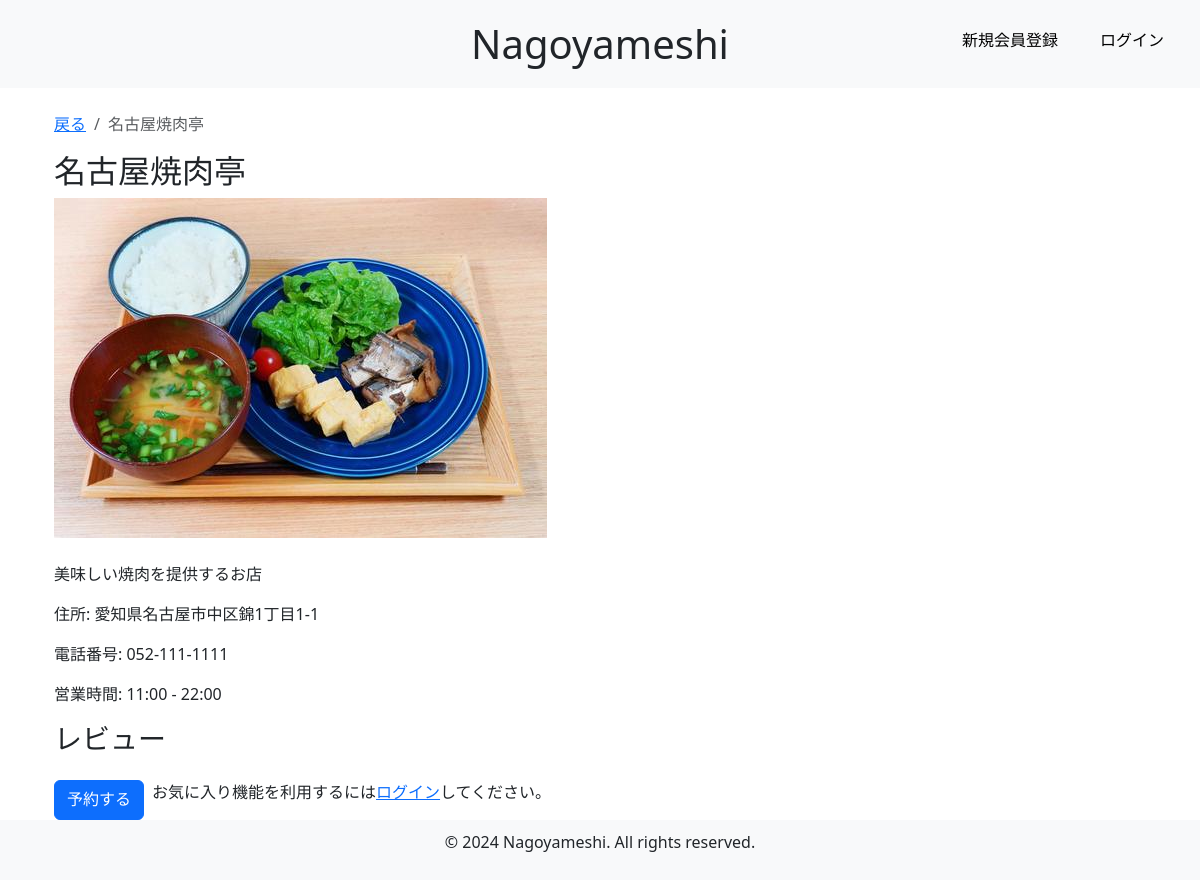
/restaurants/1/, run on an earlier commit of the app's database.
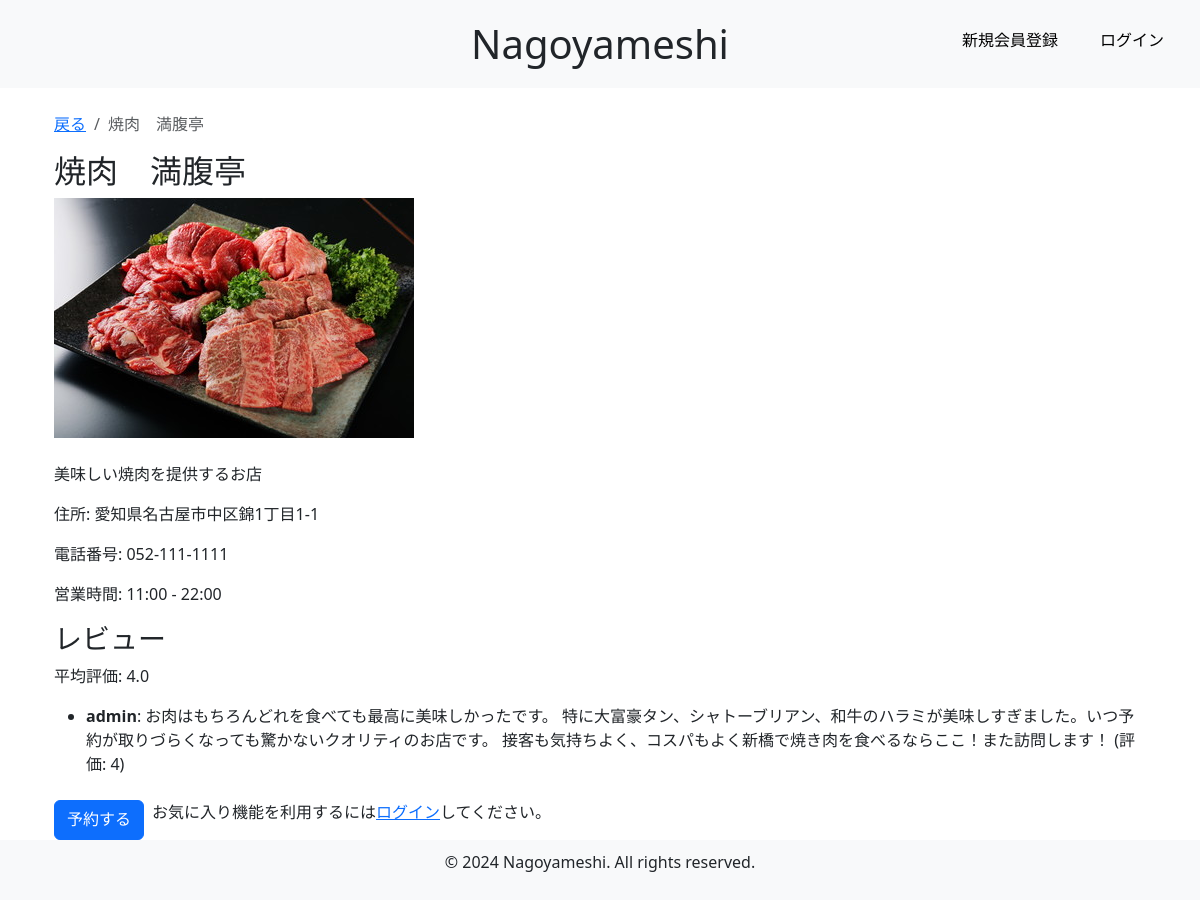
And on a later commit of the database.
### nagoyameshi/models.py (models this page shows, shortened)
class Restaurant(models.Model):
    name = models.CharField(max_length=200)
    price = models.PositiveIntegerField()
    description = models.TextField()
    postal_code = models.CharField(max_length=10)
    address = models.CharField(max_length=200)
    phone_number = models.CharField(max_length=15)
    open_time = models.TimeField()
    close_time = models.TimeField()
    created_at = models.DateTimeField(auto_now_add=True)
    updated_at = models.TimeField(auto_now=True)
    img = models.ImageField(upload_to='restaurant_images/')
    category = models.ForeignKey(Category, on_delete=models.CASCADE, null=True, blank=True)

class Review(models.Model):
    restaurant = models.ForeignKey(Restaurant, on_delete=models.CASCADE)
    user = models.ForeignKey(CustomUser, on_delete=models.CASCADE)
    rating = models.PositiveIntegerField()
    comment = models.TextField()
    created_at = models.DateTimeField(auto_now_add=True)

class CustomUser(AbstractUser):#フィールドとメソッド（PW検証など）を継承
    username = None  # usernameフィールドを無効化（DBから削除）
    email = models.EmailField(unique=True)  # DB内のメールアドレスを一意に設定
    full_name = models.CharField(max_length=100)#以下フィールドの設定
    furigana = models.CharField(max_length=100)
    postal_code = models.CharField(max_length=10)
    address = models.CharField(max_length=200)
    phone_number = models.CharField(max_length=15)
    birthdate = models.DateField(null=True, blank=True)
    occupation = models.CharField(max_length=100)
    stripe_customer_id = models.CharField(max_length=255, null=True, blank=True)#ストライプAPI
    stripe_subscription_id = models.CharField(max_length=255, null=True, blank=True)#ストライプAPI
    is_end_user = models.BooleanField(default=False)#カスタムでエンドユーザーかどうかのフラグを追加
    is_admin_user = models.BooleanField(default=False)#管理者かどうかのフラグを追加
    is_subscription_user = models.BooleanField(default=False)  # 有料会員かどうかのフラグを追加
    USERNAME_FIELD = 'email'  # メールアドレスを認証に使用
    REQUIRED_FIELDS = ['full_name', 'furigana', 'postal_code', 'address', 'phone_number', 'birthdate', 'occupation']
    objects = CustomUserManager()  ### CustomUserManagerをオブジェクトとして設定

### nagoyameshi/views.py (the view)
# urls.py: path('restaurants/<int:pk>/', RestaurantDetailView.as_view(), name='restaurant_detail'),
class RestaurantDetailView(DetailView):
    model = Restaurant
    template_name = 'restaurant_detail.html'
    context_object_name = 'restaurant'
    def get_context_data(self, **kwargs):
        context = super().get_context_data(**kwargs)
        context['reviews'] = Review.objects.filter(restaurant=self.object)
        avg_rating = Review.objects.filter(restaurant=self.object).aggregate(Avg('rating'))['rating__avg']
        context['avg_rating'] = round(avg_rating, 2) if avg_rating else None
        return context

### nagoyameshi/templates/restaurant_detail.html (shortened to what this page needs)
{% extends 'base.html' %}
{% block content %}
<div class="container mt-4">
    <nav aria-label="breadcrumb">
        <ol class="breadcrumb">
            <li class="breadcrumb-item"><a href="{% url 'restaurant_list' %}">戻る</a></li>
            <li class="breadcrumb-item active" aria-current="page">{{ restaurant.name }}</li>
        </ol>
    </nav>
    <h2>{{ restaurant.name }}</h2>
    <img src="{{ restaurant.img.url }}" class="img-fluid mb-4" alt="{{ restaurant.name }}">
    <p>{{ restaurant.description }}</p>
    <p>住所: {{ restaurant.address }}</p>
    <p>電話番号: {{ restaurant.phone_number }}</p>
    <p>営業時間: {{ restaurant.open_time }} - {{ restaurant.close_time }}</p>
    <h3>レビュー</h3>
    <div>
        {% if avg_rating %}
        <p>平均評価: {{ avg_rating }}</p>
        {% endif %}
    </div>
    <ul>
        {% for review in reviews %}
        <li>
            <strong>{{ review.user.full_name }}</strong>: {{ review.comment }} (評価: {{ review.rating }})
        </li>
        {% endfor %}
    </ul>
    <div class="d-flex gap-2 mt-4">
        <a href="{% if request.user.is_authenticated %}{% url 'make_reservation' restaurant.id %}{% else %}{% url 'login' %}{% endif %}" class="btn btn-primary">予約する</a>
        {% if request.user.is_authenticated %}
        <form method="post" action="{% url 'add_to_favorites' restaurant.id %}" class="mb-0">
            {% csrf_token %}
            <button type="submit" class="btn btn-primary">お気に入り追加</button>
        </form>
        <a href="{% url 'add_review' restaurant.id %}" class="btn btn-primary">レビューを投稿する</a>
        {% else %}
        <p>お気に入り機能を利用するには<a href="{% url 'login' %}">ログイン</a>してください。</p>
        {% endif %}
    </div>
</div>
{% endblock %}

### nagoyameshi/templates/base.html (shortened to what this page needs)
<!DOCTYPE html>
<html lang="ja">
<head>
    <link href="https://cdn.jsdelivr.net/npm/bootstrap@5.3.0-alpha3/dist/css/bootstrap.min.css" rel="stylesheet">
    <link rel="stylesheet" href="https://cdnjs.cloudflare.com/ajax/libs/font-awesome/6.0.0-beta3/css/all.min.css">
</head>
<body>
    <header class="header">
        <h1><a href="{% url 'restaurant_list' %}">Nagoyameshi</a></h1>
        <nav>
            <ul class="nav">
                {% if user.is_authenticated %}
                    <li class="nav-item"><a class="nav-link" href="{% url 'mypage' %}">マイページ</a></li>
                    <li class="nav-item">
                        <form method="post" action="{% url 'logout' %}">
                            {% csrf_token %}
                            <button type="submit" class="btn btn-link nav-link" style="padding: 0; margin: 0;">ログアウト</button>
                        </form>
                    </li>
                {% else %}
                    <li class="nav-item"><a class="nav-link" href="{% url 'signup' %}">新規会員登録</a></li>
                    <li class="nav-item"><a class="nav-link" href="{% url 'login' %}">ログイン</a></li>
                {% endif %}
            </ul>
        </nav>
    </header>
    <main>
        <div class="container">
            {% block content %}{% endblock %}
        </div>
    </main>
    <footer class="footer">
        <p>&copy; 2024 Nagoyameshi. All rights reserved.</p>
    </footer>
</body>
</html>

### nagoyameshi/templates/base.html (style rules this page uses)
.header, .footer { background-color: #f8f9fa; }
.header h1 { text-align: center; margin: 0; padding: 20px 0; }
.header h1 a { text-decoration: none; color: inherit; }
.header nav { position: absolute; top: 20px; right: 20px; display: flex; align-items: center; }
.header nav ul { margin: 0; padding: 0; list-style: none; display: flex; gap: 10px; }
.nav-item { display: flex; align-items: center; }
.nav-link, .btn-link { color: black !important; }
.footer { text-align: center; padding: 10px 0; }

What changed in the data, as far as the page shows it:
changed Restaurant "美味しい焼肉を提供するお店": name "名古屋焼肉亭" → "焼肉 満腹亭"; img: a different picture
added Review: user.full_name "admin", comment "お肉はもちろんどれを食べても最高に美味しかったです。 特に大富豪タン、シャトーブリアン、和牛のハラミが美味しすぎました。いつ予約が取りづらくなっても驚かないクオリティのお店です。 接客も気持ちよく、コスパもよく新橋で焼き肉を食べるならここ！また訪問します！", rating "4"
Also different on the page:
{{ avg_rating }}: (not shown) → "4.0"
text now shown: "平均評価:"
